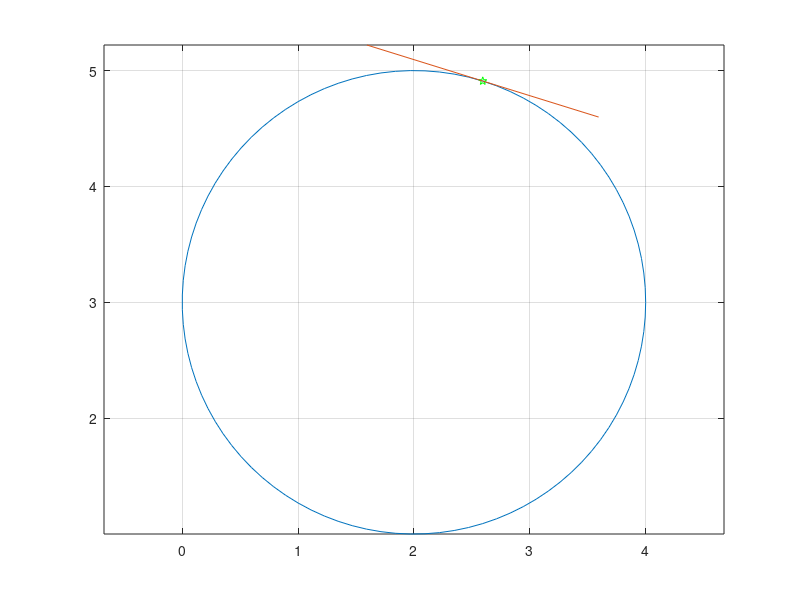

Write MATLAB code to recreate this figure.

%[x,y,z]=cylinder(0.2,10000)
%plot3(x,y,z)

a = linspace(0, 2*pi);                              % Assign Angle Vector
r = 2;                                              % Radius
ctr = [2 3];                                        % Centre
x = ctr(1) + r.*cos(a);                             % Circle ‘x’ Vector
y = ctr(2) + r.*sin(a);                             % Circle ‘y’ Vector
dxda = -r.*sin(a);                                  % Derivative
dyda =  r.*cos(a);                                  % Derivative
dydx = dyda./dxda;                                  % Slope Of Tangent
N = 21;                                             % Choose Point On Circle (As Index)
point = [x(N) y(N)];                                % Define Point
intcpt = point(2) - dydx(N).*point(1);              % Calculate Intercept
xvct = point(1)-1:point(1)+1;                       % ‘x’ Vecor For Tangent
tngt = dydx(N).*xvct + intcpt;                      % Calculate Tantent
figure(1)
plot(x, y)                                          % Plot Circle
hold on
plot(point(1), point(2), 'gp')                      % Plot Point
plot(xvct, tngt)                                    % Plot Tangent At Point
hold off
axis equal
grid